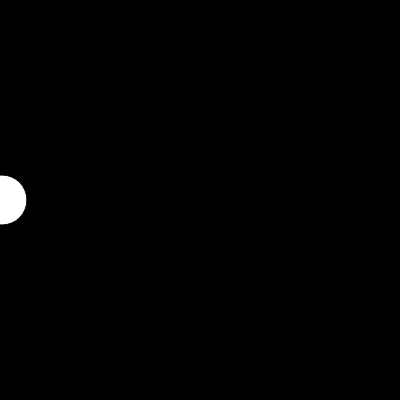
Frame 1 (no input)
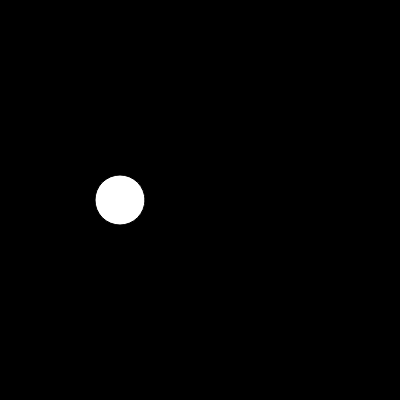
Frame 60 (no input)
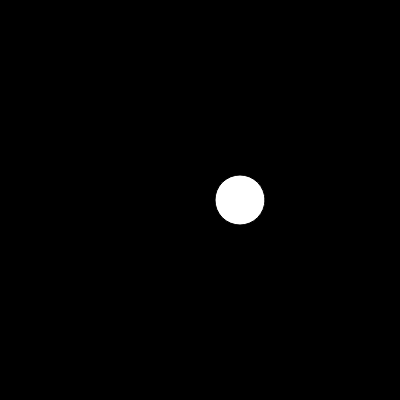
Frame 120 (the mouse pressed at the canvas centre since frame 60)

The p5.js sketch that drew these frames (run headless with seeded random() and noise() and a simulated clock; from frame 60 on, the mouse is pressed at the canvas centre):

// p5.js sketch
// ── sketch.js
// DDM2008 — Activity 2a
// (Mode Switch, 20 min)

let x = 0;        // ellipse x-position
let size = 50;    // ellipse size (you can change this in your if/else)
let bgColor;      // background color set by switch(key)
let circleColor;

function setup() {
  createCanvas(400, 400);
  bgColor = color(0);
  circleColor = color(255);
}

function draw() {
  background(bgColor);

  if (mouseX > width / 2) {
    x += 4; // faster on right half
  } else {
    x += 2; // slower on left half
  }

  // Wrap around when it exits the right edge
  if (x > width + size / 2) {
    x = 0;
  }
  
 // --- Draw the ellipse ---
  fill(circleColor); // Use the circleColor variable set by key presses
  ellipse(x, height / 2, size);
}

// --- Mode switching with number keys: 1, 2, 3 ---
function keyPressed() {
  switch (key) {
    case '1':
      circleColor = color(153, 0, 76);
      break;
    case '2':
      circleColor = color(255, 0, 127);
      break;
    case '3':
      circleColor = color(255, 153, 204);
      break;
    default:
      circleColor = color(255);
  }
}
